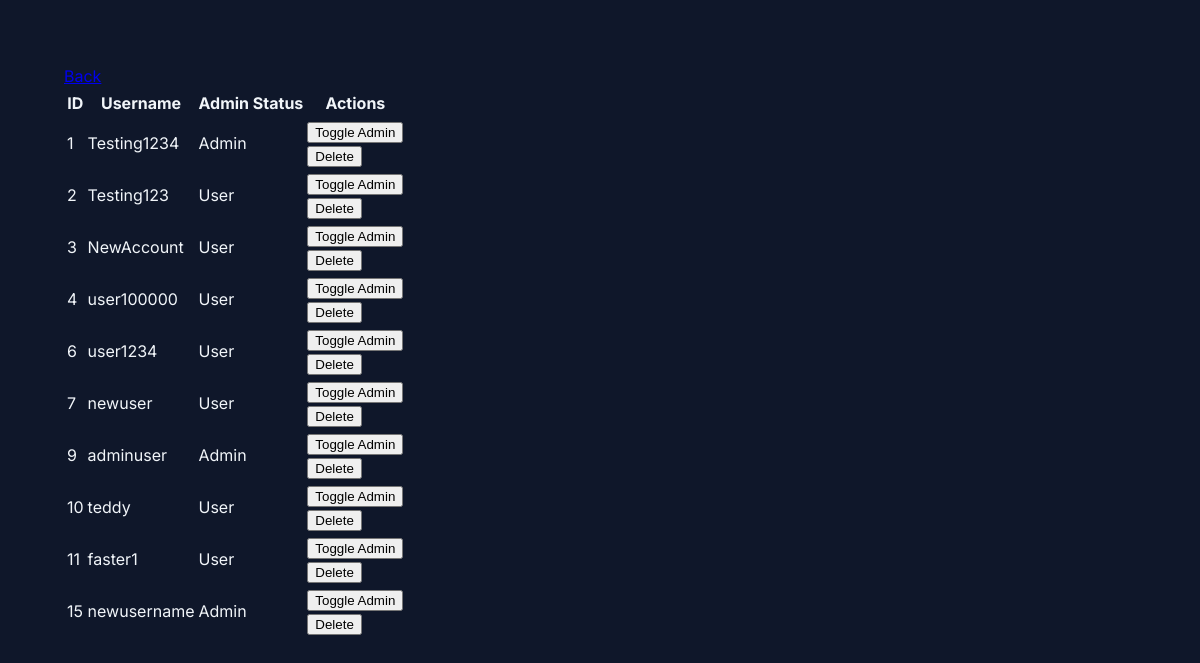
Page /admin/users (signed in) on the earlier database version.
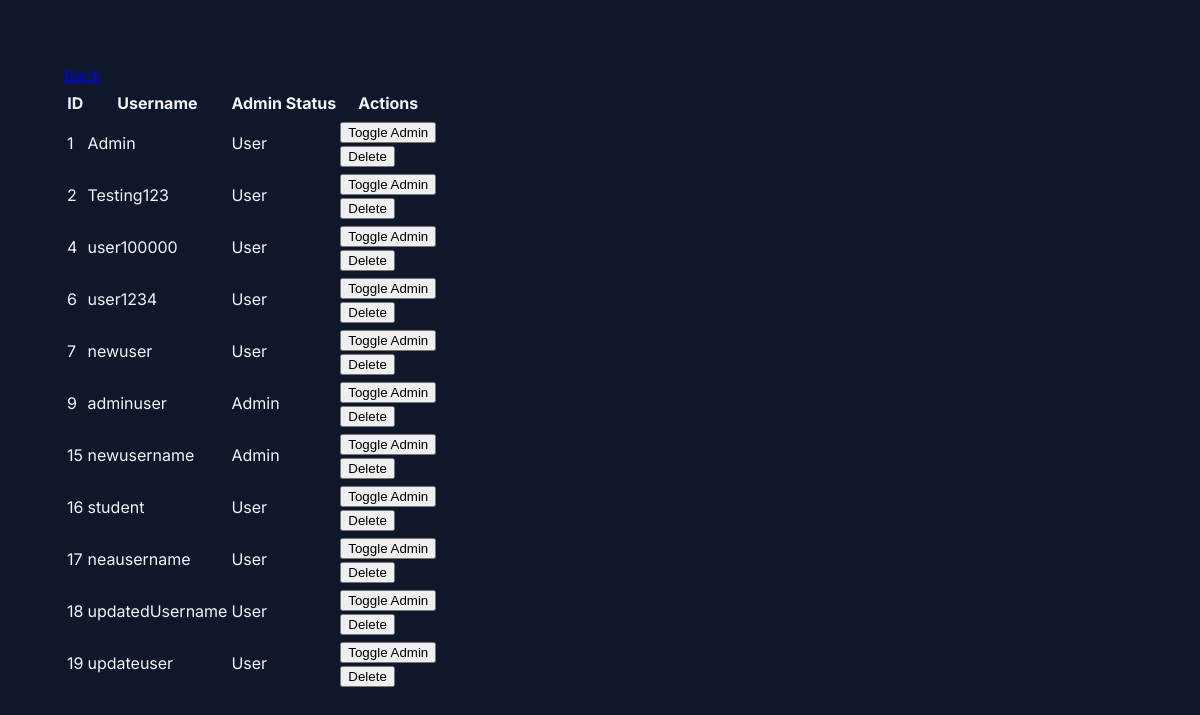
Same page on the later database version.
### tables this page shows
CREATE TABLE users (
                        id INTEGER PRIMARY KEY AUTOINCREMENT,
                        username TEXT NOT NULL,
                        password TEXT NOT NULL, is_admin BOOLEAN DEFAULT 0);

### app.py (the view, shortened to what this page needs)
@app.route('/admin/users', methods=['GET', 'POST'])
@admin_required
def manage_users():
    conn = sqlite3.connect('user_database.db')
    cursor = conn.cursor()
    cursor.execute('SELECT id, username, is_admin FROM users')
    users = cursor.fetchall()
    conn.close()
    previous_url = url_for('admin_dashboard')
    return render_template('manage_users.html', users=users, hide_nav=True, previous_url=previous_url)

### app.py (called while the page is built)
def admin_required(f):
    @wraps(f)
    def decorated_function(*args, **kwargs):
        if 'username' not in session:
            flash('Please login first.', 'error')
            return redirect(url_for('login'))
        conn = sqlite3.connect('user_database.db')
        cursor = conn.cursor()
        cursor.execute('SELECT is_admin FROM users WHERE id = ?', (session['user_id'],))
        user = cursor.fetchone()
        conn.close()
        if not user or not user[0]:
            flash('Admin access required.', 'error')
            return redirect(url_for('dashboard'))
        return f(*args, **kwargs)
    return decorated_function

### templates/manage_users.html (shortened to what this page needs)
{% extends "base.html" %}
{% block content %}
<div class="container mx-auto px-4 py-4">
    <div class="mb-3">
        <a href="{{ url_for('admin_dashboard') }}" class="inline-flex items-center text-xs text-gray-600 hover:text-gray-800">
        </a>
    </div>
    <div class="bg-white rounded shadow overflow-hidden">
        <table class="min-w-full divide-y divide-gray-200">
            <thead class="bg-gray-50">
                <tr>
                    <th class="px-3 py-2 text-left text-xs font-medium text-gray-500 uppercase">ID</th>
                    <th class="px-3 py-2 text-left text-xs font-medium text-gray-500 uppercase">Username</th>
                    <th class="px-3 py-2 text-left text-xs font-medium text-gray-500 uppercase">Admin Status</th>
                    <th class="px-3 py-2 text-left text-xs font-medium text-gray-500 uppercase">Actions</th>
                </tr>
            </thead>
            <tbody class="bg-white divide-y divide-gray-200">
                {% for user in users %}
                <tr class="hover:bg-gray-50">
                    <td class="px-3 py-2 text-xs text-gray-900">{{ user[0] }}</td>
                    <td class="px-3 py-2 text-xs text-gray-900">{{ user[1] }}</td>
                    <td class="px-3 py-2">
                        <span class="px-2 py-0.5 text-xs rounded {{ 'bg-green-100 text-green-800' if user[2] else 'bg-gray-100 text-gray-800' }}">
                            {{ "Admin" if user[2] else "User" }}
                        </span>
                    </td>
                    <td class="px-3 py-2 space-x-2">
                        <form method="POST" class="inline">
                            <button type="submit" class="text-xs px-2 py-0.5 bg-blue-50 text-blue-600 hover:bg-blue-100 rounded">
                                Toggle Admin
                            </button>
                        </form>
                        <form method="POST" class="inline">
                            <button type="submit" onclick="return confirm('Are you sure you want to delete this user?')"
                                class="text-xs px-2 py-0.5 bg-red-50 text-red-600 hover:bg-red-100 rounded">
                                Delete
                            </button>
                        </form>
                    </td>
                </tr>
                {% endfor %}
            </tbody>
        </table>
    </div>
</div>
{% endblock %}

### templates/base.html (shortened to what this page needs)
<!DOCTYPE html>
<html lang="en" data-theme="{{ session.get('theme', 'dark') }}">
<head>
    <link rel="stylesheet" href="{{ url_for('static', filename='css/styles.css') }}">
    <link rel="stylesheet" href="https://cdnjs.cloudflare.com/ajax/libs/font-awesome/6.0.0/css/all.min.css">
</head>
<body>
    <div class="container">
        {% block content %}{% endblock %}
    </div>
</body>
</html>

### static/css/styles.css (style rules this page uses)
:root[data-theme="dark"] { --primary-color: #60a5fa; --primary-dark: #3b82f6; --secondary-color: #94a3b8; --success-color: #22c55e; --danger-color: #ef4444; --warning-color: #f59e0b; --background-dark: #0f172a; --card-dark: #1e293b; --text-primary: #f1f5f9; --text-secondary: #cbd5e1; --border-color: #334155; --box-shadow: 0 4px 6px rgba(0, 0, 0, 0.3); }
:root { --primary-color: #60a5fa; --primary-dark: #3b82f6; --secondary-color: #94a3b8; --success-color: #22c55e; --danger-color: #ef4444; --warning-color: #f59e0b; --background-dark: #0f172a; --card-dark: #1e293b; --text-primary: #f1f5f9; --text-secondary: #cbd5e1; --border-color: #334155; --border-radius: 12px; --box-shadow: 0 4px 6px rgba(0, 0, 0, 0.3); --transition: all 0.3s ease; }
body { font-family: 'Inter', 'Segoe UI', sans-serif; line-height: 1.7; margin: 0; padding: 0; background-color: var(--background-dark); color: var(--text-primary); }
.container { max-width: 1400px; margin: 0 auto; padding: 2rem; width: 100%; box-sizing: border-box; }
::placeholder { color: var(--text-secondary); opacity: 0.7; }
.container { padding-top: 1rem; }

### templates/base.html (style rules this page uses)
:root { --primary-color: #3b82f6; --primary-rgb: 59, 130, 246; --bg-primary: #0f172a; --bg-secondary: #1e293b; --card-dark: #1e293b; --text-primary: #e2e8f0; --text-secondary: #94a3b8; --border-color: #334155; --border-radius: 8px; --card-shadow: rgba(0, 0, 0, 0.1); --success-color: #22c55e; --year1-color: #4CAF50; --year2-color: #2196F3; }
body { background-color: var(--bg-primary); color: var(--text-primary); font-family: 'Inter', sans-serif; line-height: 1.5; margin: 0; padding: 0; }
.container { max-width: 1200px; margin: 0 auto; padding: 2rem; }

Differences in the rows shown:
removed users: id "3", username "NewAccount", is_admin "User"
removed users: id "10", username "teddy", is_admin "User"
removed users: id "11", username "faster1", is_admin "User"
changed users id 1: username "Testing1234" → "Admin"; is_admin "Admin" → "User"
added users: id "16", username "student", is_admin "User"
added users: id "17", username "neausername", is_admin "User"
added users: id "18", username "updatedUsername", is_admin "User"
added users: id "19", username "updateuser", is_admin "User"
